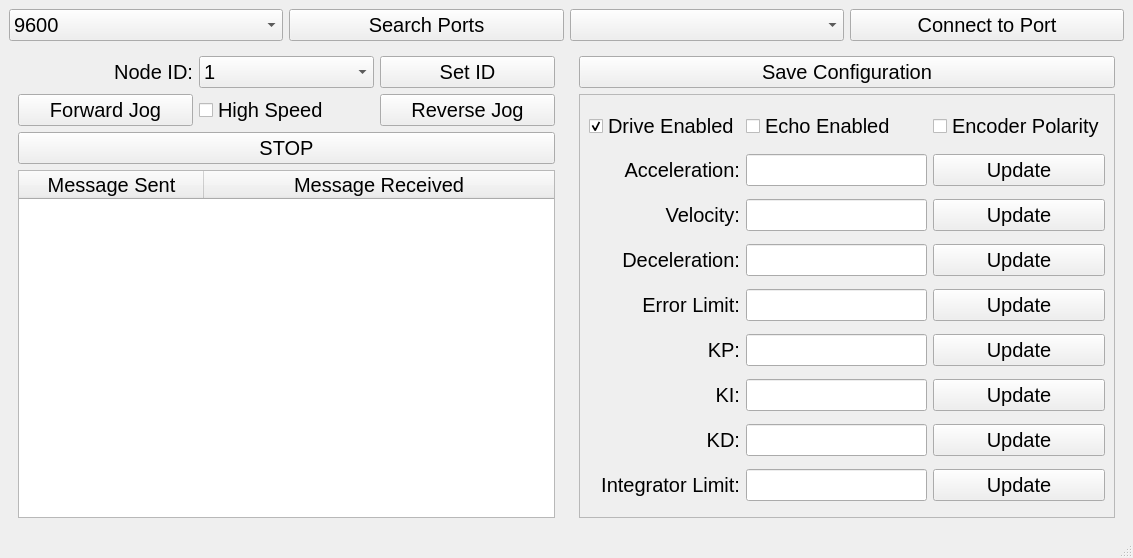
<?xml version="1.0" encoding="UTF-8"?>
<ui version="4.0">
 <class>MainWindow</class>
 <widget class="QMainWindow" name="MainWindow">
  <property name="geometry">
   <rect>
    <x>0</x>
    <y>0</y>
    <width>1133</width>
    <height>558</height>
   </rect>
  </property>
  <property name="windowTitle">
   <string>MainWindow</string>
  </property>
  <widget class="QWidget" name="centralwidget">
   <layout class="QGridLayout" name="gridLayout">
    <item row="0" column="3">
     <widget class="QPushButton" name="toggle_port_btn">
      <property name="font">
       <font>
        <pointsize>15</pointsize>
       </font>
      </property>
      <property name="text">
       <string>Connect to Port</string>
      </property>
     </widget>
    </item>
    <item row="1" column="2" colspan="2">
     <widget class="QWidget" name="widget_2" native="true">
      <layout class="QVBoxLayout" name="verticalLayout">
       <item>
        <widget class="QPushButton" name="save_configuration_btn">
         <property name="font">
          <font>
           <pointsize>15</pointsize>
          </font>
         </property>
         <property name="text">
          <string>Save Configuration</string>
         </property>
        </widget>
       </item>
       <item>
        <widget class="QScrollArea" name="scrollArea">
         <property name="minimumSize">
          <size>
           <width>90</width>
           <height>0</height>
          </size>
         </property>
         <property name="widgetResizable">
          <bool>true</bool>
         </property>
         <widget class="QWidget" name="scrollAreaWidgetContents">
          <property name="geometry">
           <rect>
            <x>0</x>
            <y>0</y>
            <width>534</width>
            <height>398</height>
           </rect>
          </property>
          <layout class="QGridLayout" name="gridLayout_3">
           <item row="6" column="2">
            <widget class="QPushButton" name="update_ki_btn">
             <property name="minimumSize">
              <size>
               <width>90</width>
               <height>0</height>
              </size>
             </property>
             <property name="font">
              <font>
               <pointsize>15</pointsize>
              </font>
             </property>
             <property name="text">
              <string>Update</string>
             </property>
            </widget>
           </item>
           <item row="1" column="2">
            <widget class="QPushButton" name="update_acceleration_btn">
             <property name="minimumSize">
              <size>
               <width>90</width>
               <height>0</height>
              </size>
             </property>
             <property name="font">
              <font>
               <pointsize>15</pointsize>
              </font>
             </property>
             <property name="text">
              <string>Update</string>
             </property>
            </widget>
           </item>
           <item row="7" column="2">
            <widget class="QPushButton" name="update_kd_btn">
             <property name="minimumSize">
              <size>
               <width>90</width>
               <height>0</height>
              </size>
             </property>
             <property name="font">
              <font>
               <pointsize>15</pointsize>
              </font>
             </property>
             <property name="text">
              <string>Update</string>
             </property>
            </widget>
           </item>
           <item row="6" column="0">
            <widget class="QLabel" name="label_7">
             <property name="font">
              <font>
               <pointsize>15</pointsize>
              </font>
             </property>
             <property name="text">
              <string>KI:</string>
             </property>
             <property name="alignment">
              <set>Qt::AlignmentFlag::AlignRight|Qt::AlignmentFlag::AlignTrailing|Qt::AlignmentFlag::AlignVCenter</set>
             </property>
            </widget>
           </item>
           <item row="7" column="1">
            <widget class="QLineEdit" name="kd_input">
             <property name="font">
              <font>
               <pointsize>15</pointsize>
              </font>
             </property>
            </widget>
           </item>
           <item row="8" column="2">
            <widget class="QPushButton" name="update_integrator_limit_btn">
             <property name="minimumSize">
              <size>
               <width>90</width>
               <height>0</height>
              </size>
             </property>
             <property name="font">
              <font>
               <pointsize>15</pointsize>
              </font>
             </property>
             <property name="text">
              <string>Update</string>
             </property>
            </widget>
           </item>
           <item row="3" column="1">
            <widget class="QLineEdit" name="deceleration_input">
             <property name="font">
              <font>
               <pointsize>15</pointsize>
              </font>
             </property>
            </widget>
           </item>
           <item row="7" column="0">
            <widget class="QLabel" name="label_8">
             <property name="font">
              <font>
               <pointsize>15</pointsize>
              </font>
             </property>
             <property name="text">
              <string>KD:</string>
             </property>
             <property name="alignment">
              <set>Qt::AlignmentFlag::AlignRight|Qt::AlignmentFlag::AlignTrailing|Qt::AlignmentFlag::AlignVCenter</set>
             </property>
            </widget>
           </item>
           <item row="5" column="0">
            <widget class="QLabel" name="label_6">
             <property name="font">
              <font>
               <pointsize>15</pointsize>
              </font>
             </property>
             <property name="text">
              <string>KP:</string>
             </property>
             <property name="alignment">
              <set>Qt::AlignmentFlag::AlignRight|Qt::AlignmentFlag::AlignTrailing|Qt::AlignmentFlag::AlignVCenter</set>
             </property>
            </widget>
           </item>
           <item row="2" column="2">
            <widget class="QPushButton" name="update_velocity_btn">
             <property name="minimumSize">
              <size>
               <width>90</width>
               <height>0</height>
              </size>
             </property>
             <property name="font">
              <font>
               <pointsize>15</pointsize>
              </font>
             </property>
             <property name="text">
              <string>Update</string>
             </property>
            </widget>
           </item>
           <item row="4" column="1">
            <widget class="QLineEdit" name="error_limit_input">
             <property name="font">
              <font>
               <pointsize>15</pointsize>
              </font>
             </property>
            </widget>
           </item>
           <item row="8" column="0">
            <widget class="QLabel" name="label_9">
             <property name="font">
              <font>
               <pointsize>15</pointsize>
              </font>
             </property>
             <property name="text">
              <string>Integrator Limit:</string>
             </property>
             <property name="alignment">
              <set>Qt::AlignmentFlag::AlignRight|Qt::AlignmentFlag::AlignTrailing|Qt::AlignmentFlag::AlignVCenter</set>
             </property>
            </widget>
           </item>
           <item row="1" column="0">
            <widget class="QLabel" name="label_2">
             <property name="font">
              <font>
               <pointsize>15</pointsize>
              </font>
             </property>
             <property name="text">
              <string>Acceleration:</string>
             </property>
             <property name="alignment">
              <set>Qt::AlignmentFlag::AlignRight|Qt::AlignmentFlag::AlignTrailing|Qt::AlignmentFlag::AlignVCenter</set>
             </property>
            </widget>
           </item>
           <item row="3" column="0">
            <widget class="QLabel" name="label_4">
             <property name="font">
              <font>
               <pointsize>15</pointsize>
              </font>
             </property>
             <property name="text">
              <string>Deceleration:</string>
             </property>
             <property name="alignment">
              <set>Qt::AlignmentFlag::AlignRight|Qt::AlignmentFlag::AlignTrailing|Qt::AlignmentFlag::AlignVCenter</set>
             </property>
            </widget>
           </item>
           <item row="1" column="1">
            <widget class="QLineEdit" name="acceleration_input">
             <property name="font">
              <font>
               <pointsize>15</pointsize>
              </font>
             </property>
            </widget>
           </item>
           <item row="5" column="1">
            <widget class="QLineEdit" name="kp_input">
             <property name="font">
              <font>
               <pointsize>15</pointsize>
              </font>
             </property>
            </widget>
           </item>
           <item row="3" column="2">
            <widget class="QPushButton" name="update_deceleration_btn">
             <property name="minimumSize">
              <size>
               <width>90</width>
               <height>0</height>
              </size>
             </property>
             <property name="font">
              <font>
               <pointsize>15</pointsize>
              </font>
             </property>
             <property name="text">
              <string>Update</string>
             </property>
            </widget>
           </item>
           <item row="8" column="1">
            <widget class="QLineEdit" name="integrator_limit_input">
             <property name="font">
              <font>
               <pointsize>15</pointsize>
              </font>
             </property>
            </widget>
           </item>
           <item row="4" column="2">
            <widget class="QPushButton" name="update_error_limit_btn">
             <property name="minimumSize">
              <size>
               <width>90</width>
               <height>0</height>
              </size>
             </property>
             <property name="font">
              <font>
               <pointsize>15</pointsize>
              </font>
             </property>
             <property name="text">
              <string>Update</string>
             </property>
            </widget>
           </item>
           <item row="2" column="1">
            <widget class="QLineEdit" name="velocity_input">
             <property name="font">
              <font>
               <pointsize>15</pointsize>
              </font>
             </property>
            </widget>
           </item>
           <item row="5" column="2">
            <widget class="QPushButton" name="update_kp_btn">
             <property name="minimumSize">
              <size>
               <width>90</width>
               <height>0</height>
              </size>
             </property>
             <property name="font">
              <font>
               <pointsize>15</pointsize>
              </font>
             </property>
             <property name="text">
              <string>Update</string>
             </property>
            </widget>
           </item>
           <item row="6" column="1">
            <widget class="QLineEdit" name="ki_input">
             <property name="font">
              <font>
               <pointsize>15</pointsize>
              </font>
             </property>
            </widget>
           </item>
           <item row="2" column="0">
            <widget class="QLabel" name="label_3">
             <property name="font">
              <font>
               <pointsize>15</pointsize>
              </font>
             </property>
             <property name="text">
              <string>Velocity:</string>
             </property>
             <property name="alignment">
              <set>Qt::AlignmentFlag::AlignRight|Qt::AlignmentFlag::AlignTrailing|Qt::AlignmentFlag::AlignVCenter</set>
             </property>
            </widget>
           </item>
           <item row="4" column="0">
            <widget class="QLabel" name="label_5">
             <property name="font">
              <font>
               <pointsize>15</pointsize>
              </font>
             </property>
             <property name="text">
              <string>Error Limit:</string>
             </property>
             <property name="alignment">
              <set>Qt::AlignmentFlag::AlignRight|Qt::AlignmentFlag::AlignTrailing|Qt::AlignmentFlag::AlignVCenter</set>
             </property>
            </widget>
           </item>
           <item row="0" column="0">
            <widget class="QCheckBox" name="drive_check_box">
             <property name="font">
              <font>
               <pointsize>15</pointsize>
              </font>
             </property>
             <property name="text">
              <string>Drive Enabled</string>
             </property>
             <property name="checked">
              <bool>true</bool>
             </property>
            </widget>
           </item>
           <item row="0" column="1">
            <widget class="QCheckBox" name="echo_check_box">
             <property name="font">
              <font>
               <pointsize>15</pointsize>
              </font>
             </property>
             <property name="text">
              <string>Echo Enabled</string>
             </property>
            </widget>
           </item>
           <item row="0" column="2">
            <widget class="QCheckBox" name="encoder_check_box">
             <property name="font">
              <font>
               <pointsize>15</pointsize>
              </font>
             </property>
             <property name="text">
              <string>Encoder Polarity</string>
             </property>
            </widget>
           </item>
          </layout>
         </widget>
        </widget>
       </item>
      </layout>
     </widget>
    </item>
    <item row="1" column="0" colspan="2">
     <widget class="QWidget" name="widget" native="true">
      <layout class="QGridLayout" name="gridLayout_2">
       <item row="1" column="2">
        <widget class="QPushButton" name="reverse_jog_btn">
         <property name="font">
          <font>
           <pointsize>15</pointsize>
          </font>
         </property>
         <property name="text">
          <string>Reverse Jog</string>
         </property>
        </widget>
       </item>
       <item row="0" column="0">
        <widget class="QLabel" name="label">
         <property name="font">
          <font>
           <pointsize>15</pointsize>
          </font>
         </property>
         <property name="text">
          <string>Node ID:</string>
         </property>
         <property name="alignment">
          <set>Qt::AlignmentFlag::AlignRight|Qt::AlignmentFlag::AlignTrailing|Qt::AlignmentFlag::AlignVCenter</set>
         </property>
        </widget>
       </item>
       <item row="2" column="0" colspan="3">
        <widget class="QPushButton" name="stop_btn">
         <property name="font">
          <font>
           <pointsize>15</pointsize>
          </font>
         </property>
         <property name="text">
          <string>STOP</string>
         </property>
        </widget>
       </item>
       <item row="1" column="0">
        <widget class="QPushButton" name="forward_job_btn">
         <property name="font">
          <font>
           <pointsize>15</pointsize>
          </font>
         </property>
         <property name="text">
          <string>Forward Jog</string>
         </property>
        </widget>
       </item>
       <item row="0" column="1">
        <widget class="QComboBox" name="node_ids">
         <property name="font">
          <font>
           <pointsize>15</pointsize>
          </font>
         </property>
         <item>
          <property name="text">
           <string>1</string>
          </property>
         </item>
         <item>
          <property name="text">
           <string>2</string>
          </property>
         </item>
         <item>
          <property name="text">
           <string>3</string>
          </property>
         </item>
         <item>
          <property name="text">
           <string>4</string>
          </property>
         </item>
         <item>
          <property name="text">
           <string>5</string>
          </property>
         </item>
         <item>
          <property name="text">
           <string>6</string>
          </property>
         </item>
         <item>
          <property name="text">
           <string>7</string>
          </property>
         </item>
         <item>
          <property name="text">
           <string>8</string>
          </property>
         </item>
         <item>
          <property name="text">
           <string>9</string>
          </property>
         </item>
         <item>
          <property name="text">
           <string>10</string>
          </property>
         </item>
         <item>
          <property name="text">
           <string>11</string>
          </property>
         </item>
         <item>
          <property name="text">
           <string>12</string>
          </property>
         </item>
         <item>
          <property name="text">
           <string>13</string>
          </property>
         </item>
         <item>
          <property name="text">
           <string>14</string>
          </property>
         </item>
         <item>
          <property name="text">
           <string>15</string>
          </property>
         </item>
         <item>
          <property name="text">
           <string>16</string>
          </property>
         </item>
         <item>
          <property name="text">
           <string>17</string>
          </property>
         </item>
         <item>
          <property name="text">
           <string>18</string>
          </property>
         </item>
         <item>
          <property name="text">
           <string>19</string>
          </property>
         </item>
         <item>
          <property name="text">
           <string>20</string>
          </property>
         </item>
         <item>
          <property name="text">
           <string>21</string>
          </property>
         </item>
         <item>
          <property name="text">
           <string>22</string>
          </property>
         </item>
         <item>
          <property name="text">
           <string>23</string>
          </property>
         </item>
         <item>
          <property name="text">
           <string>24</string>
          </property>
         </item>
         <item>
          <property name="text">
           <string>25</string>
          </property>
         </item>
         <item>
          <property name="text">
           <string>26</string>
          </property>
         </item>
         <item>
          <property name="text">
           <string>27</string>
          </property>
         </item>
         <item>
          <property name="text">
           <string>28</string>
          </property>
         </item>
         <item>
          <property name="text">
           <string>29</string>
          </property>
         </item>
         <item>
          <property name="text">
           <string>30</string>
          </property>
         </item>
         <item>
          <property name="text">
           <string>31</string>
          </property>
         </item>
         <item>
          <property name="text">
           <string>32</string>
          </property>
         </item>
        </widget>
       </item>
       <item row="0" column="2">
        <widget class="QPushButton" name="set_id_btn">
         <property name="font">
          <font>
           <pointsize>15</pointsize>
          </font>
         </property>
         <property name="text">
          <string>Set ID</string>
         </property>
        </widget>
       </item>
       <item row="1" column="1">
        <widget class="QCheckBox" name="hs_check_box">
         <property name="sizePolicy">
          <sizepolicy hsizetype="Minimum" vsizetype="Fixed">
           <horstretch>0</horstretch>
           <verstretch>0</verstretch>
          </sizepolicy>
         </property>
         <property name="font">
          <font>
           <pointsize>15</pointsize>
          </font>
         </property>
         <property name="text">
          <string>High Speed</string>
         </property>
        </widget>
       </item>
       <item row="3" column="0" colspan="3">
        <widget class="QTableWidget" name="msg_table">
         <property name="font">
          <font>
           <pointsize>15</pointsize>
           <italic>false</italic>
           <bold>false</bold>
          </font>
         </property>
         <property name="alternatingRowColors">
          <bool>true</bool>
         </property>
         <attribute name="horizontalHeaderCascadingSectionResizes">
          <bool>false</bool>
         </attribute>
         <attribute name="horizontalHeaderDefaultSectionSize">
          <number>185</number>
         </attribute>
         <attribute name="horizontalHeaderStretchLastSection">
          <bool>true</bool>
         </attribute>
         <attribute name="verticalHeaderStretchLastSection">
          <bool>false</bool>
         </attribute>
         <column>
          <property name="text">
           <string>Message Sent</string>
          </property>
          <property name="font">
           <font>
            <pointsize>15</pointsize>
           </font>
          </property>
         </column>
         <column>
          <property name="text">
           <string>Message Received</string>
          </property>
          <property name="font">
           <font>
            <pointsize>15</pointsize>
           </font>
          </property>
         </column>
        </widget>
       </item>
      </layout>
     </widget>
    </item>
    <item row="0" column="2">
     <widget class="QComboBox" name="port_combo_box">
      <property name="font">
       <font>
        <pointsize>15</pointsize>
       </font>
      </property>
     </widget>
    </item>
    <item row="0" column="1">
     <widget class="QPushButton" name="search_port_btn">
      <property name="font">
       <font>
        <pointsize>15</pointsize>
       </font>
      </property>
      <property name="text">
       <string>Search Ports</string>
      </property>
     </widget>
    </item>
    <item row="0" column="0">
     <widget class="QComboBox" name="buad_rate_combo_box">
      <property name="font">
       <font>
        <pointsize>15</pointsize>
       </font>
      </property>
      <property name="layoutDirection">
       <enum>Qt::LayoutDirection::LeftToRight</enum>
      </property>
      <property name="sizeAdjustPolicy">
       <enum>QComboBox::SizeAdjustPolicy::AdjustToContentsOnFirstShow</enum>
      </property>
      <item>
       <property name="text">
        <string>9600</string>
       </property>
      </item>
      <item>
       <property name="text">
        <string>14400</string>
       </property>
      </item>
      <item>
       <property name="text">
        <string>19200</string>
       </property>
      </item>
      <item>
       <property name="text">
        <string>38400</string>
       </property>
      </item>
      <item>
       <property name="text">
        <string>57600</string>
       </property>
      </item>
      <item>
       <property name="text">
        <string>115200</string>
       </property>
      </item>
     </widget>
    </item>
   </layout>
  </widget>
  <widget class="QMenuBar" name="menubar">
   <property name="geometry">
    <rect>
     <x>0</x>
     <y>0</y>
     <width>1133</width>
     <height>23</height>
    </rect>
   </property>
  </widget>
  <widget class="QStatusBar" name="statusbar"/>
 </widget>
 <resources/>
 <connections/>
</ui>
